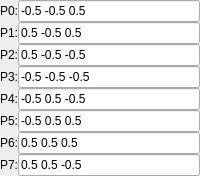
            <widget class="QWidget" name="tab_3">
             <property name="sizePolicy">
              <sizepolicy hsizetype="Preferred" vsizetype="Preferred">
               <horstretch>0</horstretch>
               <verstretch>0</verstretch>
              </sizepolicy>
             </property>
             <attribute name="title">
              <string>Hexahedron</string>
             </attribute>
             <layout class="QGridLayout" name="gridLayout_2">
              <property name="leftMargin">
               <number>0</number>
              </property>
              <property name="topMargin">
               <number>0</number>
              </property>
              <property name="rightMargin">
               <number>0</number>
              </property>
              <property name="bottomMargin">
               <number>0</number>
              </property>
              <property name="spacing">
               <number>0</number>
              </property>
              <item row="0" column="0">
               <layout class="QGridLayout" name="gridLayout" rowstretch="0,0,0,0,0,0,0,0" columnstretch="0,1">
                <property name="spacing">
                 <number>0</number>
                </property>
                <item row="6" column="0">
                 <widget class="QLabel" name="label_19">
                  <property name="text">
                   <string>P6:</string>
                  </property>
                 </widget>
                </item>
                <item row="2" column="0">
                 <widget class="QLabel" name="label_15">
                  <property name="text">
                   <string>P2:</string>
                  </property>
                 </widget>
                </item>
                <item row="0" column="0">
                 <widget class="QLabel" name="label_9">
                  <property name="text">
                   <string>P0:</string>
                  </property>
                 </widget>
                </item>
                <item row="1" column="0">
                 <widget class="QLabel" name="label_10">
                  <property name="text">
                   <string>P1:</string>
                  </property>
                 </widget>
                </item>
                <item row="4" column="0">
                 <widget class="QLabel" name="label_17">
                  <property name="text">
                   <string>P4:</string>
                  </property>
                 </widget>
                </item>
                <item row="3" column="0">
                 <widget class="QLabel" name="label_16">
                  <property name="text">
                   <string>P3:</string>
                  </property>
                 </widget>
                </item>
                <item row="5" column="0">
                 <widget class="QLabel" name="label_18">
                  <property name="text">
                   <string>P5:</string>
                  </property>
                 </widget>
                </item>
                <item row="7" column="0">
                 <widget class="QLabel" name="label_20">
                  <property name="text">
                   <string>P7:</string>
                  </property>
                 </widget>
                </item>
                <item row="0" column="1">
                 <widget class="QLineEdit" name="cubeP0">
                  <property name="text">
                   <string>-0.5 -0.5 0.5</string>
                  </property>
                 </widget>
                </item>
                <item row="1" column="1">
                 <widget class="QLineEdit" name="cubeP1">
                  <property name="text">
                   <string>0.5 -0.5 0.5</string>
                  </property>
                 </widget>
                </item>
                <item row="2" column="1">
                 <widget class="QLineEdit" name="cubeP2">
                  <property name="text">
                   <string>0.5 -0.5 -0.5</string>
                  </property>
                 </widget>
                </item>
                <item row="3" column="1">
                 <widget class="QLineEdit" name="cubeP3">
                  <property name="text">
                   <string>-0.5 -0.5 -0.5</string>
                  </property>
                 </widget>
                </item>
                <item row="4" column="1">
                 <widget class="QLineEdit" name="cubeP4">
                  <property name="text">
                   <string>-0.5 0.5 -0.5</string>
                  </property>
                 </widget>
                </item>
                <item row="5" column="1">
                 <widget class="QLineEdit" name="cubeP5">
                  <property name="text">
                   <string>-0.5 0.5 0.5</string>
                  </property>
                 </widget>
                </item>
                <item row="6" column="1">
                 <widget class="QLineEdit" name="cubeP6">
                  <property name="text">
                   <string>0.5 0.5 0.5</string>
                  </property>
                 </widget>
                </item>
                <item row="7" column="1">
                 <widget class="QLineEdit" name="cubeP7">
                  <property name="text">
                   <string>0.5 0.5 -0.5</string>
                  </property>
                 </widget>
                </item>
               </layout>
              </item>
             </layout>
            </widget>
